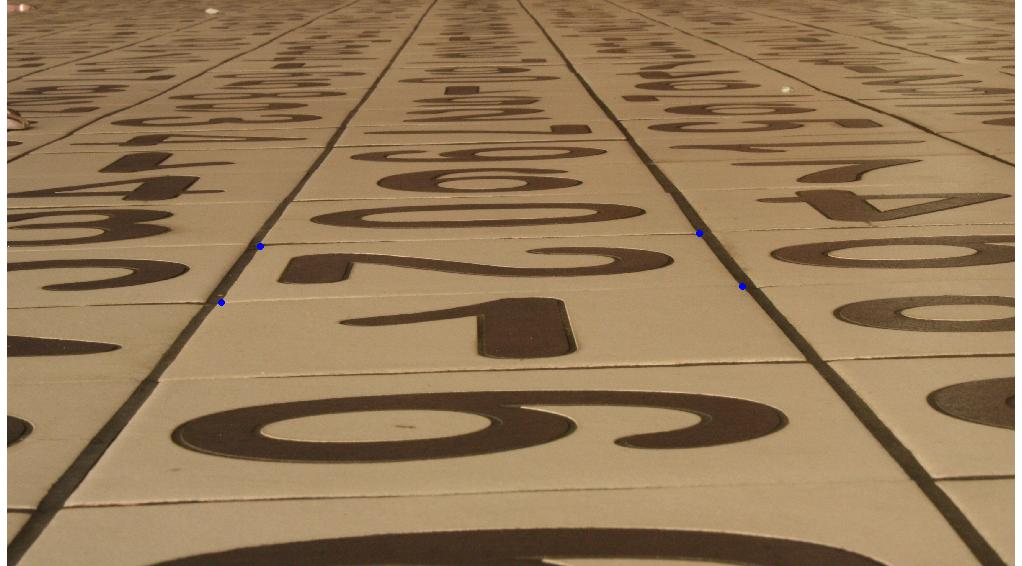
#> input picture 02-Homography/test_images/NumberSquare.jpg, 1022 x 566 px
$ jupyter execute Homography.ipynb
#> lines starting #> are read from the running program, lines starting #| are printed output that depends on the picture
One of the images is taken from http://www.cs.cmu.edu/afs/cs.cmu.edu/academic/class/15463-f08/www/proj4/www/dmillett/

[cell 1]
import numpy as np
import cv2
import matplotlib.pyplot as plt
import matplotlib.patches as patches

[cell 2]
def perspective_transform(persp_M, pts):#persp_M is 3x3 matrix and pts is Nx2 array of points
    pts_aff = pts.transpose()
    pts_aff = np.vstack((pts_aff, np.ones((1,pts_aff.shape[1]))))
    trans_aff = np.matmul(persp_M,pts_aff)
    trans = np.divide(trans_aff[:-1,:], trans_aff[-1,:])
    return(trans)

[cell 3]
img = cv2.imread('./test_images/NumberSquare.jpg')
#> img is the input picture: shape (566, 1022, 3); mean B, G, R 88.2, 121.4, 148.3
img = cv2.cvtColor(img,cv2.COLOR_BGR2RGB)
img_size = (img.shape[1], img.shape[0])
#> img_size = (1022, 566)
img_target = np.zeros((1400,800,3))

[cell 4]
src = np.float32([[220,300], [745, 285], [700, 232], [260,243]])
dst = np.float32([[300,900], [500, 900], [500, 700], [300, 700]])
f, (ax1, ax2) = plt.subplots(1, 2, figsize=(24, 9))
f.tight_layout()
ax1.imshow(img)
ax1.set_title('Original Image', fontsize=50)
ax1.add_patch(patches.Polygon(src, fill=False, edgecolor='red', linewidth=3.5))
ax2.imshow(img_target)
ax2.set_title('Target Image', fontsize=50)
ax2.add_patch(patches.Polygon(dst, fill=False, edgecolor='red', linewidth=3.5))

[cell 5]
# Given src and dst points, calculate the perspective transform matrix
mat_persp_trans = cv2.getPerspectiveTransform(src, dst)
mat_inv_persp_trans = np.linalg.inv(mat_persp_trans)

#Printing the values desired and achieved transformation of the source points
transp = perspective_transform(mat_persp_trans, src); transp = transp.transpose().astype(np.int32);
print('The desired destination points are :')
print(dst.astype(np.int32))
print('\nThe transformation matrix maps them to:')
print(transp);
print('The transformation seems to be fine.')

[cell 6]
warped = cv2.warpPerspective(img, mat_persp_trans, (img_target.shape[1], img_target.shape[0]))
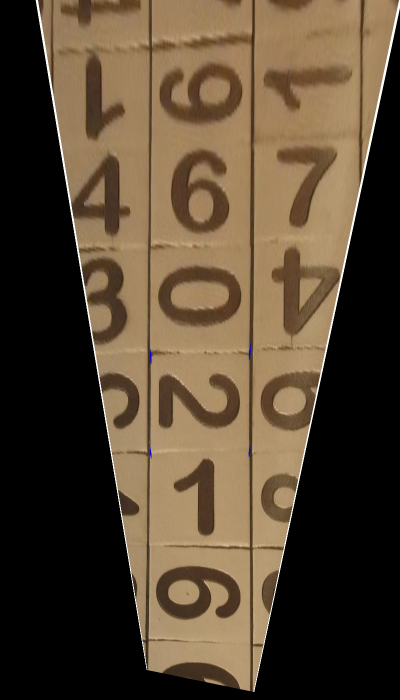
#> warped: shape (1400, 800, 3) (shown at 1/2 size); mean R, G, B 85.8, 69.8, 50.3
f, (ax1, ax2) = plt.subplots(1, 2, figsize=(24, 9))
f.tight_layout()
ax1.imshow(img)
ax1.set_title('Original Image', fontsize=50)
ax1.add_patch(patches.Polygon(src, fill=False, edgecolor='red', linewidth=3.5))
ax2.imshow(warped)
ax2.set_title('Target Image', fontsize=50)
ax2.add_patch(patches.Polygon(dst, fill=False, edgecolor='red', linewidth=3.5))
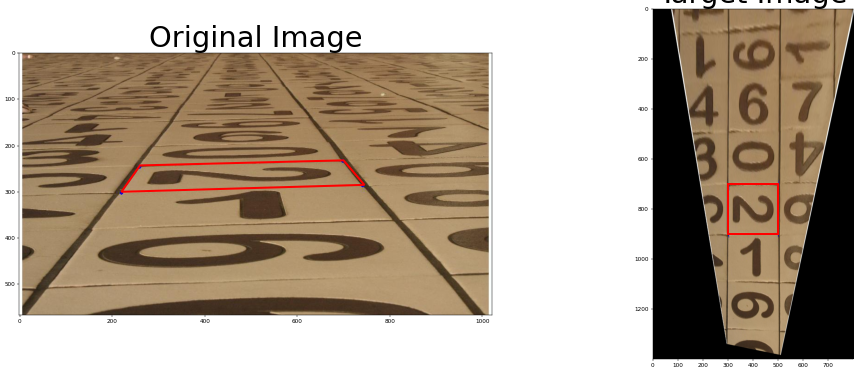
#> figure drawn by matplotlib, 2 panels

[cell 7]
src = np.float32([[210,719], [1105, 719], [685, 450], [595,450]])
dst = np.float32([[350, 719], [950, 719], [950, 0], [350, 0]])

# Given src and dst points, calculate the perspective transform matrix
mat_persp_trans = cv2.getPerspectiveTransform(src, dst)
mat_inv_persp_trans = np.linalg.inv(mat_persp_trans)

#Printing the values desired and achieved transformation of the source points
transp = perspective_transform(mat_persp_trans, src); transp = transp.transpose().astype(np.int32);
print('The desired destination points are :')
print(dst.astype(np.int32))
print('\nThe transformation matrix maps them to:')
print(transp);
print('The transformation seems to be fine.')

[cell 8]
mat_undistort = np.array([[1.15777818e+03, 0.00000000e+00, 6.67113857e+02],
       [0.00000000e+00, 1.15282217e+03, 3.86124583e+02],
       [0.00000000e+00, 0.00000000e+00, 1.00000000e+00]])
dist = np.array([[-0.24688507, -0.02373155, -0.00109831,  0.00035107, -0.00259868]])


img = cv2.imread('./test_images/straight_lines1.jpg')
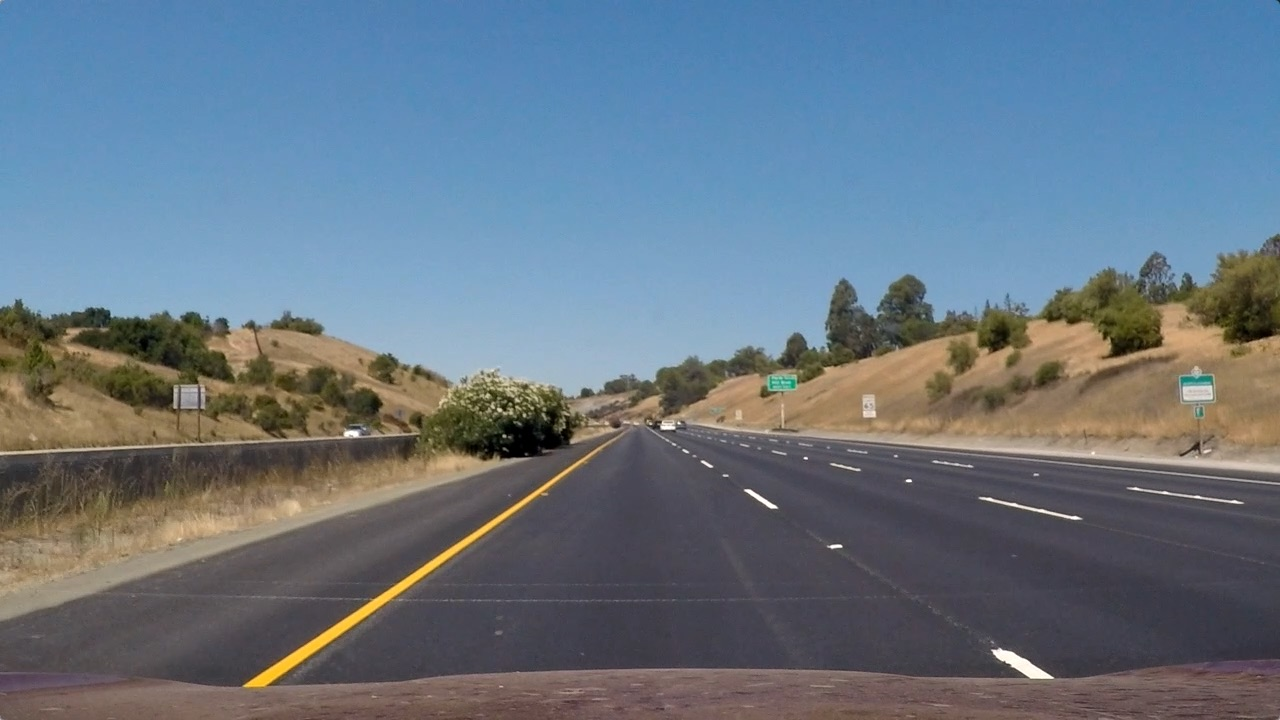
#> input picture 02-Homography/test_images/straight_lines1.jpg, 1280 x 720 px
#> img is the input picture: shape (720, 1280, 3); mean B, G, R 131.2, 117.7, 103.2
img = cv2.cvtColor(img,cv2.COLOR_BGR2RGB)
img_size = (img.shape[1], img.shape[0])
#> img_size = (1280, 720)
undist = cv2.undistort(img, mat_undistort, dist, None, mat_undistort)
warped = cv2.warpPerspective(undist, mat_persp_trans, (img.shape[1], img.shape[0]))
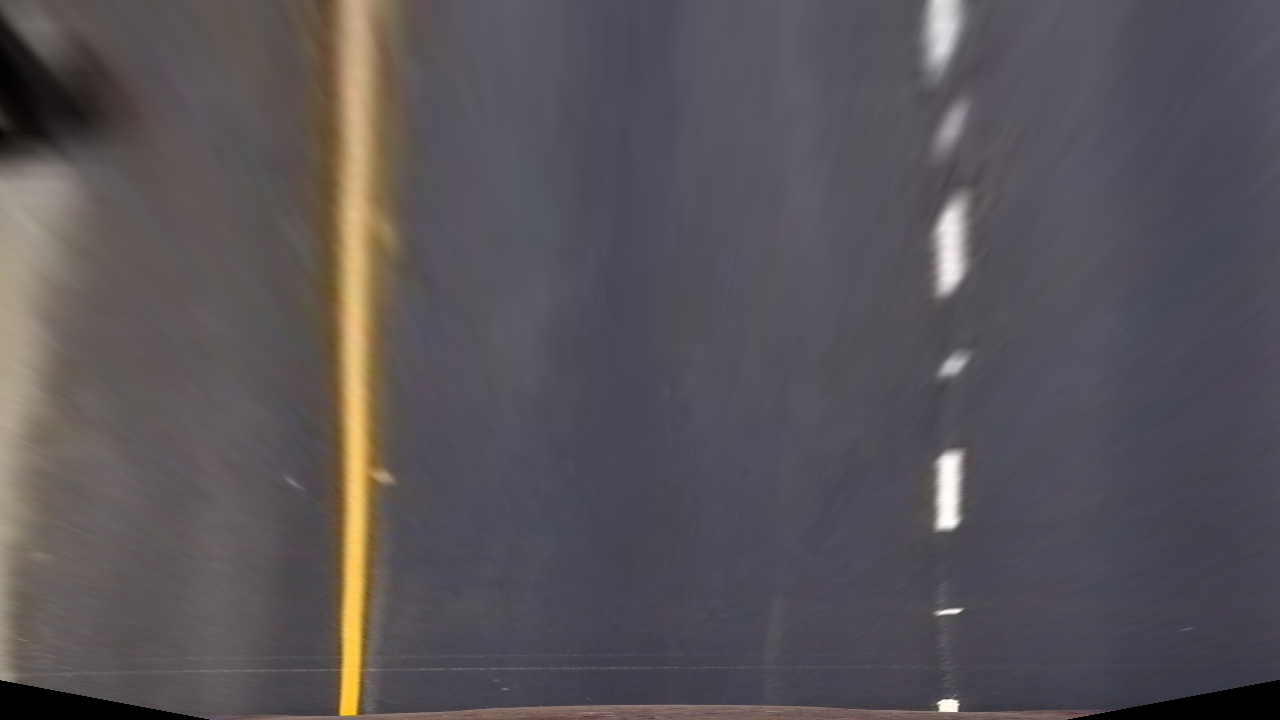
#> warped: shape (720, 1280, 3); mean R, G, B 88, 83.1, 87.3

#Plot the images
f, (ax1, ax2, ax3) = plt.subplots(1, 3, figsize=(24, 9))
f.tight_layout()
ax1.imshow(img)
ax1.set_title('Original Image', fontsize=50)
ax2.imshow(undist)
ax2.add_patch(patches.Polygon(src, fill=False, edgecolor='red', linewidth=3.5))
ax2.set_title('Undistorted Image', fontsize=50)
ax3.imshow(warped)
ax3.add_patch(patches.Polygon(transp, fill=False, edgecolor='red', linewidth=3.5))
ax3.set_title('warped', fontsize=50)
plt.subplots_adjust(left=0., right=1, top=0.9, bottom=0.)
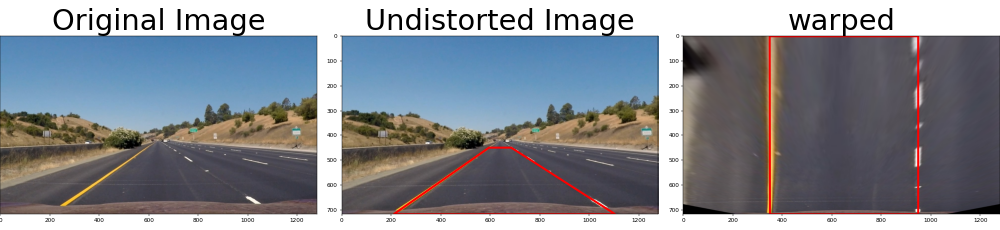
#> figure drawn by matplotlib, 3 panels

[cell 9]
img = cv2.imread('./test_images/test3.jpg')
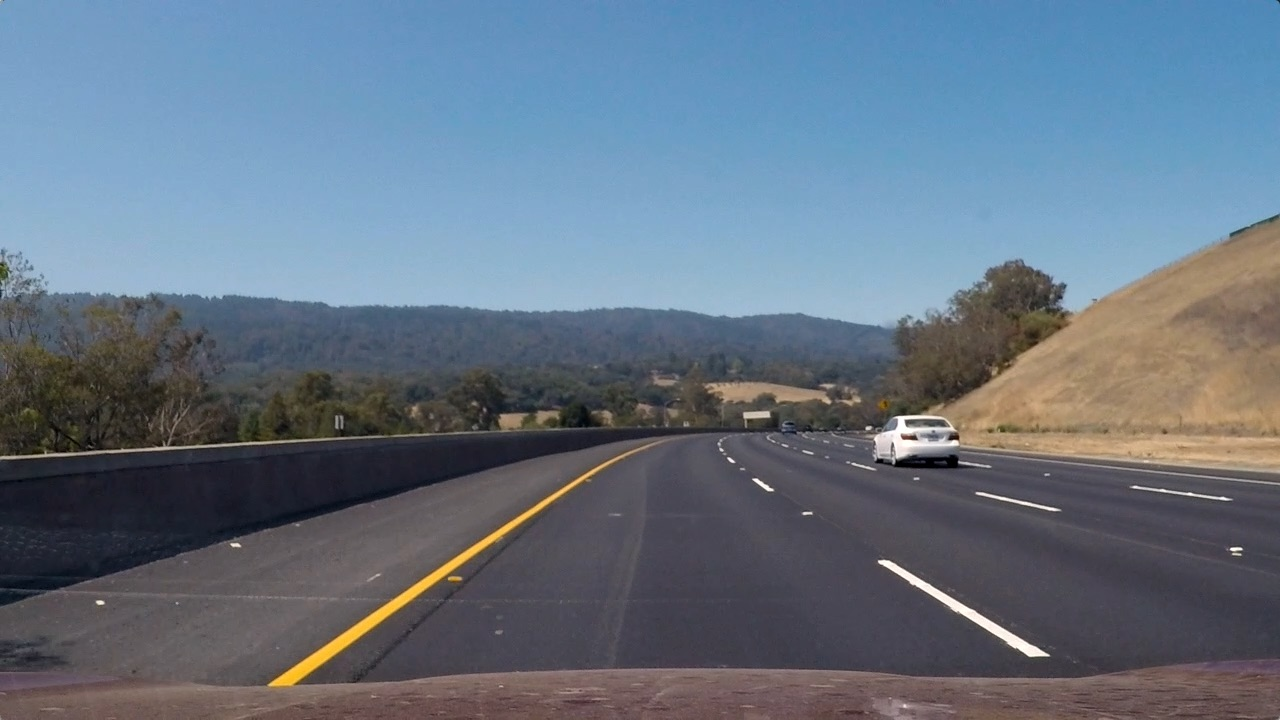
#> input picture 02-Homography/test_images/test3.jpg, 1280 x 720 px
#> img is the input picture: shape (720, 1280, 3); mean B, G, R 130.7, 115.3, 101.1
img = cv2.cvtColor(img,cv2.COLOR_BGR2RGB)
img_size = (img.shape[1], img.shape[0])
undist = cv2.undistort(img, mat_undistort, dist, None, mat_undistort)
warped = cv2.warpPerspective(undist, mat_persp_trans, (img.shape[1], img.shape[0]))
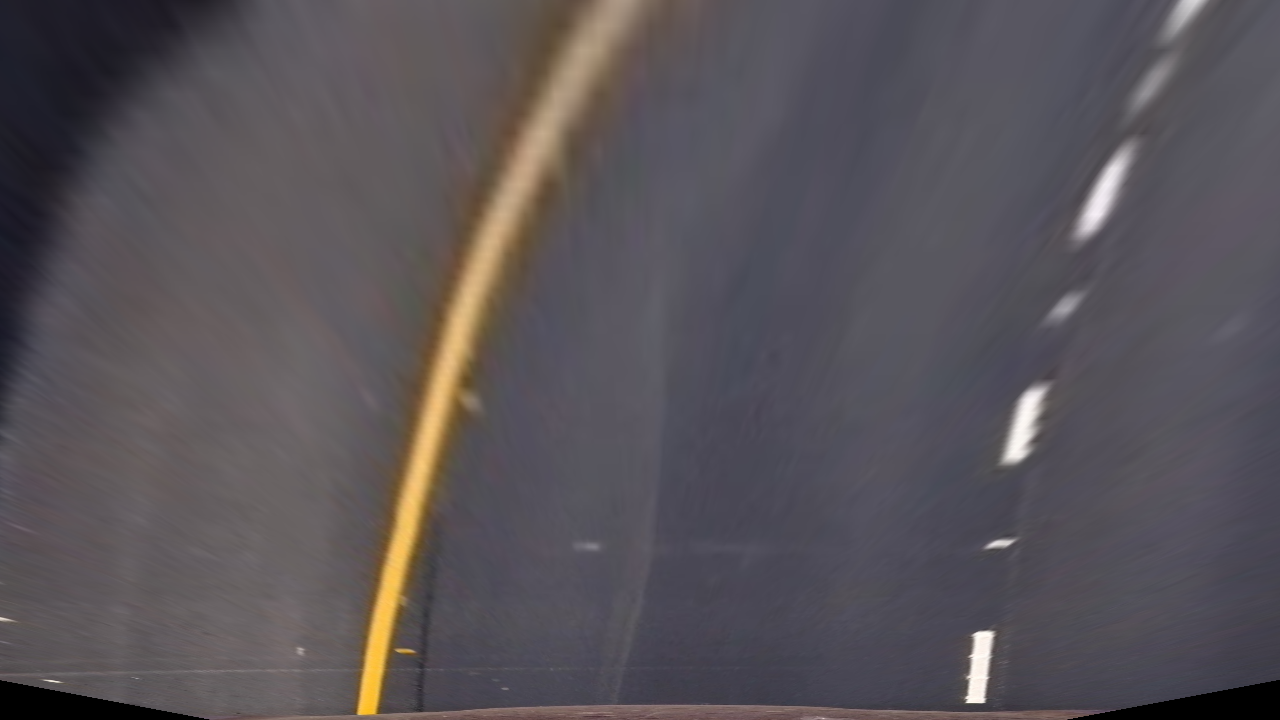
#> warped: shape (720, 1280, 3); mean R, G, B 88.3, 83.3, 88.1

#Plot the images
f, (ax1, ax2, ax3) = plt.subplots(1, 3, figsize=(24, 9))
f.tight_layout()
ax1.imshow(img)
ax1.set_title('Original Image', fontsize=50)
ax2.imshow(undist)
ax2.set_title('Undistorted Image', fontsize=50)
ax3.imshow(warped)
ax3.set_title('warped', fontsize=50)
plt.subplots_adjust(left=0., right=1, top=0.9, bottom=0.)
